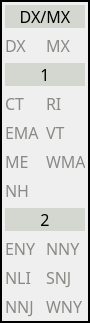
         <widget class="QFrame" name="frame_11">
          <property name="enabled">
           <bool>true</bool>
          </property>
          <property name="sizePolicy">
           <sizepolicy hsizetype="MinimumExpanding" vsizetype="Preferred">
            <horstretch>0</horstretch>
            <verstretch>0</verstretch>
           </sizepolicy>
          </property>
          <property name="minimumSize">
           <size>
            <width>90</width>
            <height>0</height>
           </size>
          </property>
          <property name="maximumSize">
           <size>
            <width>81</width>
            <height>16777215</height>
           </size>
          </property>
          <property name="font">
           <font>
            <family>Monospace</family>
            <pointsize>12</pointsize>
           </font>
          </property>
          <property name="frameShape">
           <enum>QFrame::WinPanel</enum>
          </property>
          <property name="frameShadow">
           <enum>QFrame::Plain</enum>
          </property>
          <layout class="QFormLayout" name="formLayout_5">
           <property name="sizeConstraint">
            <enum>QLayout::SetNoConstraint</enum>
           </property>
           <property name="horizontalSpacing">
            <number>6</number>
           </property>
           <property name="leftMargin">
            <number>3</number>
           </property>
           <property name="topMargin">
            <number>3</number>
           </property>
           <property name="rightMargin">
            <number>3</number>
           </property>
           <property name="bottomMargin">
            <number>3</number>
           </property>
           <item row="0" column="0" colspan="2">
            <widget class="QLabel" name="label_15">
             <property name="font">
              <font>
               <family>JetBrains Mono</family>
               <pointsize>12</pointsize>
               <bold>false</bold>
              </font>
             </property>
             <property name="styleSheet">
              <string notr="true">background-color: rgb(211, 215, 207);
color: rgb(0, 0, 0);</string>
             </property>
             <property name="text">
              <string>DX/MX</string>
             </property>
             <property name="alignment">
              <set>Qt::AlignCenter</set>
             </property>
            </widget>
           </item>
           <item row="1" column="0">
            <widget class="QLabel" name="Section_DX">
             <property name="font">
              <font>
               <family>JetBrains Mono</family>
               <pointsize>12</pointsize>
              </font>
             </property>
             <property name="styleSheet">
              <string notr="true">color: rgb(136, 138, 133);</string>
             </property>
             <property name="text">
              <string>DX</string>
             </property>
            </widget>
           </item>
           <item row="1" column="1">
            <widget class="QLabel" name="Section_MX">
             <property name="font">
              <font>
               <family>JetBrains Mono</family>
               <pointsize>12</pointsize>
              </font>
             </property>
             <property name="styleSheet">
              <string notr="true">color: rgb(136, 138, 133);</string>
             </property>
             <property name="text">
              <string>MX</string>
             </property>
            </widget>
           </item>
           <item row="2" column="0" colspan="2">
            <widget class="QLabel" name="label_16">
             <property name="font">
              <font>
               <family>JetBrains Mono</family>
               <pointsize>12</pointsize>
               <bold>false</bold>
              </font>
             </property>
             <property name="styleSheet">
              <string notr="true">background-color: rgb(211, 215, 207);
color: rgb(0, 0, 0);</string>
             </property>
             <property name="text">
              <string>1</string>
             </property>
             <property name="alignment">
              <set>Qt::AlignCenter</set>
             </property>
            </widget>
           </item>
           <item row="3" column="0">
            <widget class="QLabel" name="Section_CT">
             <property name="font">
              <font>
               <family>JetBrains Mono</family>
               <pointsize>12</pointsize>
               <bold>false</bold>
              </font>
             </property>
             <property name="styleSheet">
              <string notr="true">color: rgb(136, 138, 133);</string>
             </property>
             <property name="text">
              <string>CT</string>
             </property>
            </widget>
           </item>
           <item row="3" column="1">
            <widget class="QLabel" name="Section_RI">
             <property name="font">
              <font>
               <family>JetBrains Mono</family>
               <pointsize>12</pointsize>
               <bold>false</bold>
              </font>
             </property>
             <property name="styleSheet">
              <string notr="true">color: rgb(136, 138, 133);</string>
             </property>
             <property name="text">
              <string>RI</string>
             </property>
            </widget>
           </item>
           <item row="4" column="0">
            <widget class="QLabel" name="Section_EMA">
             <property name="font">
              <font>
               <family>JetBrains Mono</family>
               <pointsize>12</pointsize>
               <bold>false</bold>
              </font>
             </property>
             <property name="styleSheet">
              <string notr="true">color: rgb(136, 138, 133);</string>
             </property>
             <property name="text">
              <string>EMA</string>
             </property>
            </widget>
           </item>
           <item row="4" column="1">
            <widget class="QLabel" name="Section_VT">
             <property name="font">
              <font>
               <family>JetBrains Mono</family>
               <pointsize>12</pointsize>
               <bold>false</bold>
              </font>
             </property>
             <property name="styleSheet">
              <string notr="true">color: rgb(136, 138, 133);</string>
             </property>
             <property name="text">
              <string>VT</string>
             </property>
            </widget>
           </item>
           <item row="5" column="0">
            <widget class="QLabel" name="Section_ME">
             <property name="font">
              <font>
               <family>JetBrains Mono</family>
               <pointsize>12</pointsize>
               <bold>false</bold>
              </font>
             </property>
             <property name="styleSheet">
              <string notr="true">color: rgb(136, 138, 133);</string>
             </property>
             <property name="text">
              <string>ME</string>
             </property>
            </widget>
           </item>
           <item row="5" column="1">
            <widget class="QLabel" name="Section_WMA">
             <property name="font">
              <font>
               <family>JetBrains Mono</family>
               <pointsize>12</pointsize>
               <bold>false</bold>
              </font>
             </property>
             <property name="styleSheet">
              <string notr="true">color: rgb(136, 138, 133);</string>
             </property>
             <property name="text">
              <string>WMA</string>
             </property>
            </widget>
           </item>
           <item row="7" column="0" colspan="2">
            <widget class="QLabel" name="label_17">
             <property name="font">
              <font>
               <family>JetBrains Mono</family>
               <pointsize>12</pointsize>
               <bold>false</bold>
              </font>
             </property>
             <property name="styleSheet">
              <string notr="true">background-color: rgb(211, 215, 207);
color: rgb(0, 0, 0);</string>
             </property>
             <property name="text">
              <string>2</string>
             </property>
             <property name="alignment">
              <set>Qt::AlignCenter</set>
             </property>
            </widget>
           </item>
           <item row="8" column="0">
            <widget class="QLabel" name="Section_ENY">
             <property name="font">
              <font>
               <family>JetBrains Mono</family>
               <pointsize>12</pointsize>
               <bold>false</bold>
              </font>
             </property>
             <property name="styleSheet">
              <string notr="true">color: rgb(136, 138, 133);</string>
             </property>
             <property name="text">
              <string>ENY</string>
             </property>
            </widget>
           </item>
           <item row="8" column="1">
            <widget class="QLabel" name="Section_NNY">
             <property name="font">
              <font>
               <family>JetBrains Mono</family>
               <pointsize>12</pointsize>
               <bold>false</bold>
              </font>
             </property>
             <property name="styleSheet">
              <string notr="true">color: rgb(136, 138, 133);</string>
             </property>
             <property name="text">
              <string>NNY</string>
             </property>
            </widget>
           </item>
           <item row="9" column="0">
            <widget class="QLabel" name="Section_NLI">
             <property name="font">
              <font>
               <family>JetBrains Mono</family>
               <pointsize>12</pointsize>
               <bold>false</bold>
              </font>
             </property>
             <property name="styleSheet">
              <string notr="true">color: rgb(136, 138, 133);</string>
             </property>
             <property name="text">
              <string>NLI</string>
             </property>
            </widget>
           </item>
           <item row="9" column="1">
            <widget class="QLabel" name="Section_SNJ">
             <property name="font">
              <font>
               <family>JetBrains Mono</family>
               <pointsize>12</pointsize>
               <bold>false</bold>
              </font>
             </property>
             <property name="styleSheet">
              <string notr="true">color: rgb(136, 138, 133);</string>
             </property>
             <property name="text">
              <string>SNJ</string>
             </property>
            </widget>
           </item>
           <item row="10" column="0">
            <widget class="QLabel" name="Section_NNJ">
             <property name="font">
              <font>
               <family>JetBrains Mono</family>
               <pointsize>12</pointsize>
               <bold>false</bold>
              </font>
             </property>
             <property name="styleSheet">
              <string notr="true">color: rgb(136, 138, 133);</string>
             </property>
             <property name="text">
              <string>NNJ</string>
             </property>
            </widget>
           </item>
           <item row="10" column="1">
            <widget class="QLabel" name="Section_WNY">
             <property name="font">
              <font>
               <family>JetBrains Mono</family>
               <pointsize>12</pointsize>
               <bold>false</bold>
              </font>
             </property>
             <property name="styleSheet">
              <string notr="true">color: rgb(136, 138, 133);</string>
             </property>
             <property name="text">
              <string>WNY</string>
             </property>
            </widget>
           </item>
           <item row="6" column="0">
            <widget class="QLabel" name="Section_NH">
             <property name="font">
              <font>
               <family>JetBrains Mono</family>
               <pointsize>12</pointsize>
               <bold>false</bold>
              </font>
             </property>
             <property name="styleSheet">
              <string notr="true">color: rgb(136, 138, 133);</string>
             </property>
             <property name="text">
              <string>NH</string>
             </property>
            </widget>
           </item>
          </layout>
         </widget>
